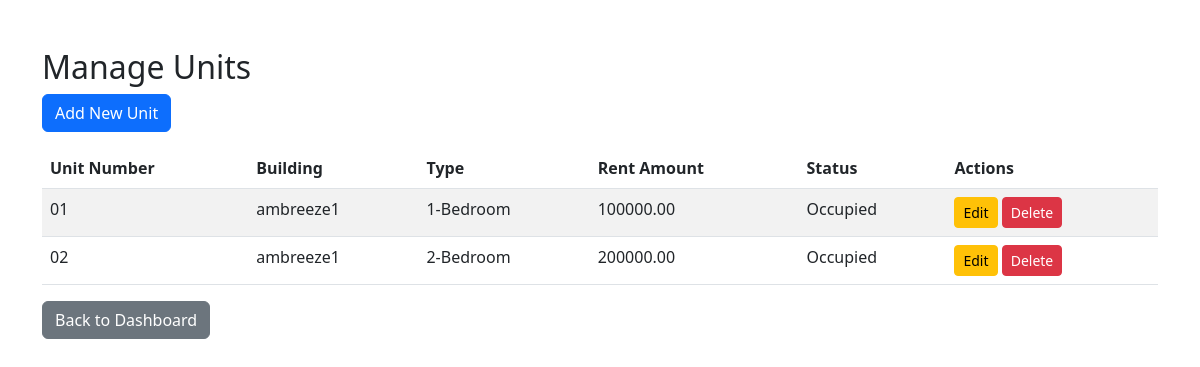
Page /units/ (signed in) on the committed database.
### core/models.py (models this page shows, shortened)
class Unit(models.Model):
    TYPE_CHOICES = (
        ('studio', 'Studio'),
        ('1-bedroom', '1-Bedroom'),
        ('2-bedroom', '2-Bedroom'),
        ('3-bedroom', '3-Bedroom'),
    )
    STATUS_CHOICES = (
        ('vacant', 'Vacant'),
        ('occupied', 'Occupied'),
    )
    building = models.ForeignKey(Building, on_delete=models.CASCADE, related_name='units')
    unit_number = models.CharField(max_length=50, unique=True)
    type = models.CharField(max_length=20, choices=TYPE_CHOICES)
    rent_amount = models.DecimalField(max_digits=10, decimal_places=2)
    status = models.CharField(max_length=20, choices=STATUS_CHOICES, default='vacant')

class Building(models.Model):
    TYPE_CHOICES = (
        ('apartment', 'Apartment'),
        ('house', 'House'),
    )
    name = models.CharField(max_length=255)
    location = models.CharField(max_length=255)
    type = models.CharField(max_length=20, choices=TYPE_CHOICES)
    description = models.TextField(blank=True)

### core/views.py (the view)
# urls.py: path('units/', views.UnitListView.as_view(), name='unit_list'),
class UnitListView(ListView):
    model = Unit
    template_name = 'core/unit_list.html'
    context_object_name = 'units'
    def get(self, request, *args, **kwargs):
        if request.user.role != 'admin':
            messages.error(request, "Access denied: You are not authorized to view this page.")
            return HttpResponseForbidden("Access denied")
        return super().get(request, *args, **kwargs)

### core/templates/core/unit_list.html
{% extends 'core/base.html' %}
{% block content %}
<div class="mt-5">
    <h2>Manage Units</h2>
    <a href="{% url 'unit_create' %}" class="btn btn-primary mb-3">Add New Unit</a>
    <table class="table table-striped">
        <thead>
            <tr>
                <th>Unit Number</th>
                <th>Building</th>
                <th>Type</th>
                <th>Rent Amount</th>
                <th>Status</th>
                <th>Actions</th>
            </tr>
        </thead>
        <tbody>
            {% for unit in units %}
            <tr>
                <td>{{ unit.unit_number }}</td>
                <td>{{ unit.building.name }}</td>
                <td>{{ unit.get_type_display }}</td>
                <td>{{ unit.rent_amount }}</td>
                <td>{{ unit.get_status_display }}</td>
                <td>
                    <a href="{% url 'unit_update' unit.pk %}" class="btn btn-sm btn-warning">Edit</a>
                    <a href="{% url 'unit_delete' unit.pk %}" class="btn btn-sm btn-danger">Delete</a>
                </td>
            </tr>
            {% empty %}
            <tr>
                <td colspan="6">No units found.</td>
            </tr>
            {% endfor %}
        </tbody>
    </table>
    <a href="{% url 'admin_dashboard' %}" class="btn btn-secondary">Back to Dashboard</a>
</div>
{% endblock %}

### rows in the picture
Unit: unit_number "01", building.name "ambreeze1", type "1-Bedroom", rent_amount "100000.00", status "Occupied"
Unit: unit_number "02", building.name "ambreeze1", type "2-Bedroom", rent_amount "200000.00", status "Occupied"
